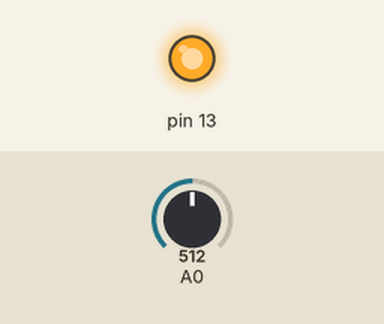
A sketch run on a simulated Arduino Uno, built with avr-gcc and run on an emulated ATmega328P. Parts: output pins drawn as LEDs (lit = HIGH). The test bench sets the inputs (shaded band); at power-on: A0 = 512. What the sketch prints to the serial monitor is not drawn.

Above: at 0.05 s.
Timing chart, 0 to 3.0 s (numbered marks = the images above):
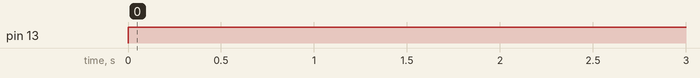

Measured:
- by itself, pin 13: LOW → HIGH at 0.00 s

The sketch:

BEEE_LAB_CODE.ino
```cpp
void setup() {
  // put your setup code here, to run once:
Serial.begin(9600);
pinMode(13,OUTPUT);
}

void loop() {
  // put your main code here, to run repeatedly:
  // when the door is opened
int d=analogRead(A0);
Serial.println(d);
if(d<500)
{
digitalWrite(13,HIGH);
delay(1000);
digitalWrite(13,LOW);
}
else
digitalWrite(13,HIGH);
delay(2000);
digitalWrite(13,LOW);
}
```
